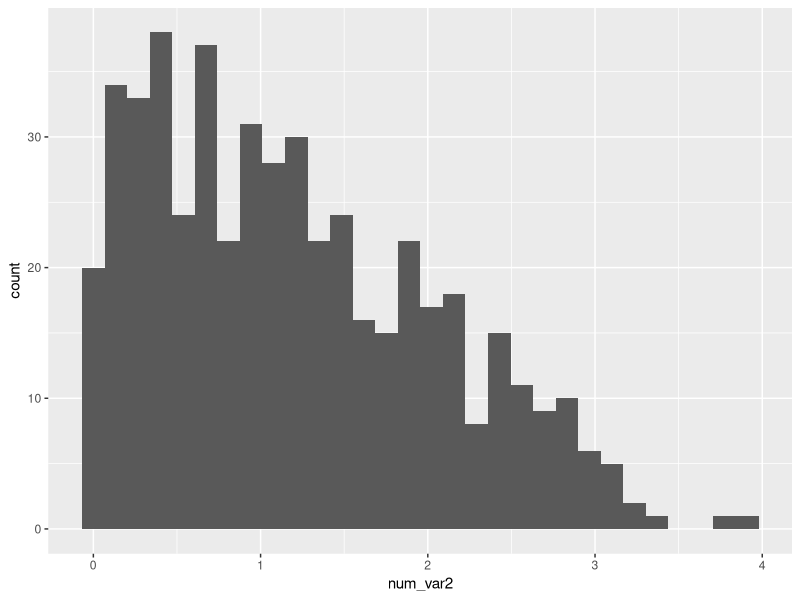

Write the R code that produced this figure.
## ---- chunk 1
#example_df$vec_numberic #DN you this structure, use below 
#pull(example_df, vec_numeric) #better structure 
## ---- chunk 2
library(tidyverse)
samp = rnorm(100)
length(samp)
## ---- chunk 3
plot_df = tibble(
  x = rnorm(1000, sd = .5),
  y = 1 + 2 * x + rnorm(1000)
)
## ---- chunk 4

## ---- chunk 5
df <- tibble(
  num_var = rnorm(500, mean = 1), 
  binary_var = num_var > 0, # binary_var  = ifelse(num_var > 0, 1, 0), 
  num_var2 = abs(num_var)
)
ggplot( df, aes(x = num_var2)) + geom_histogram()

median_samp = median(pull(df, num_var))

